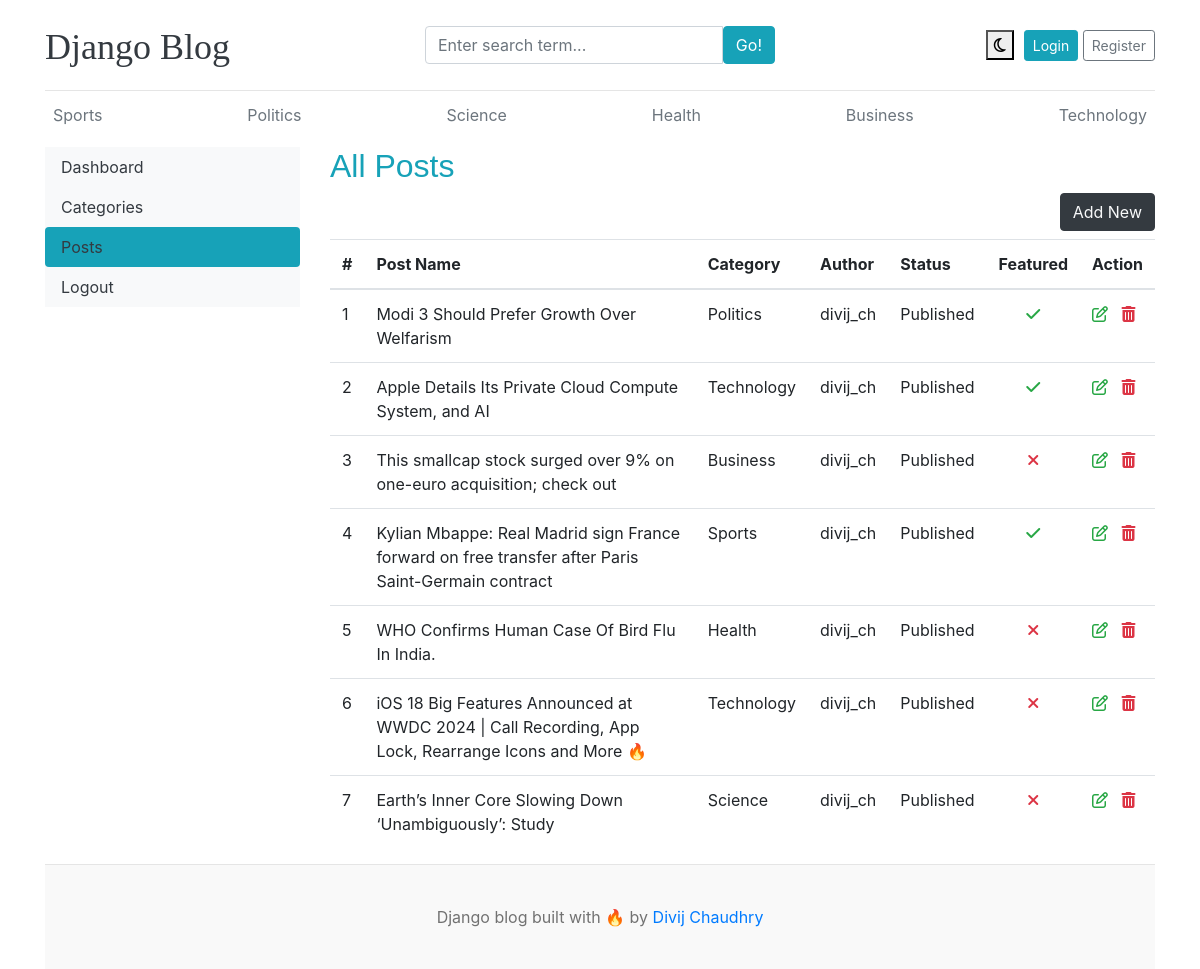
The app's page /dashboard/posts/ with its own data.
### blogs/models.py (models this page shows)
class Category(models.Model):
    category_name = models.CharField(max_length=100, unique=True)
    updated_at = models.DateTimeField(auto_now=True)
    created_at = models.DateTimeField(auto_now_add=True)
    class Meta:
        verbose_name_plural = 'categories'
    def __str__ (self):
        return self.category_name

class Blog(models.Model):
    title = models.CharField(max_length=100)
    slug = models.SlugField(max_length=100, unique=True, blank = True)
    category = models.ForeignKey(Category, on_delete=models.CASCADE)
    author = models.ForeignKey(User, on_delete=models.CASCADE)
    featured_image = models.ImageField(upload_to='uploads/%Y/%m/%d' )
    short_description = models.TextField(max_length=500)
    blog_body = models.TextField(max_length=5000)
    status = models.CharField(choices=STATUS_CHOICES, default="draft", max_length=20)
    is_featured = models.BooleanField(default=False)
    created_at = models.DateTimeField(auto_now_add=True)
    updated_at = models.DateTimeField(auto_now=True)
    def __str__ (self):
        return self.title

### dashboards/views.py (the view)
# urls.py: path('posts/', views.posts, name = 'posts'),
def posts(request):
    posts = Blog.objects.all()
    context = {
        'posts': posts
    }
    return render(request, 'dashboard/posts.html', context)

### blogs/context_processors.py (called while the page is built)
def get_categories(request):
    categories = Category.objects.all()
    about = About.objects.all()
    social = Social.objects.all()
    return dict(categories=categories, about=about, social=social)

### templates/dashboard/posts.html (shortened to what this page needs)
{% extends 'base.html' %}
{% block content %}
<div class="row">
    {% include 'dashboard/sidebar.html'%}
    <div class="col-md-9">
        <h2 class="text-info" style="font-family: Arial;">All Posts</h2>
        <a href="{% url 'add_post'%}" class="btn btn-dark text-light float-right mb-2">Add New</a>
        <table class="table table-hover">
            <thead>
              <tr>
                <th>#</th>
                <th>Post Name</th>
                <th>Category</th>
                <th>Author</th>
                <th>Status</th>
                <th>Featured</th>
                <th>Action</th>
              </tr>
            </thead>
            <tbody>
            {% for post in posts %}
              <tr>
                <td>{{forloop.counter}}</td>
                <td>{{post}}</td>
                <td>{{post.category}}</td>
                <td>{{post.author}}</td>
                <td>{{post.status}}</td>
                <td style="text-align: center;">
                    {% if post.is_featured %}
                      <i class="fa fa-check text-success"></i>
                    {% else %}
                      <i class="fa fa-times text-danger"></i>
                    {% endif %}
                  </td>
                <td>
                    <a href="{% url 'edit_post' post.id %}"><i class="fa fa-edit text-success"></i></a>
                   <a href="{% url 'delete_post' post.id%}"><i class="fa fa-trash text-danger"></i></a>
                </td>
              </tr>
            {%endfor%}
            </tbody>
          </table>
    </div>
</div>
{% endblock %}

### templates/base.html (shortened to what this page needs)
{% load static %}
<!DOCTYPE html>
<html lang="en">
<head>
    <link href="https://getbootstrap.com/docs/4.0/dist/css/bootstrap.min.css" rel="stylesheet">
    <link href="{% static 'css/blog.css' %}" rel="stylesheet">
    <link rel="stylesheet" href="https://cdnjs.cloudflare.com/ajax/libs/font-awesome/4.7.0/css/font-awesome.min.css">
    <link rel="stylesheet" href="{% static 'css/bootstrap.min.css' %}">
    <link rel="stylesheet" id="dark-mode-stylesheet" href="" disabled>
  </head>
<body>
    <div class="container">
      <header class="blog-header py-3">
        <div class="row flex-nowrap justify-content-between align-items-center">
          <div class="col-4 pt-1">
            <a class="blog-header-logo text-dark" href="/">Django Blog</a>
          </div>
          <div class="col-4">
            <form action="{% url 'search' %}" method="get">
              <div class="input-group">
                <input class="form-control" type="text" name="keyword" placeholder="Enter search term..." value="{{keyword}}"aria-label="Enter search term..." aria-describedby="button-search" />
                <button type="submit" class="btn btn-info" id="button-search" type="button">Go!</button>
            </div>
            </form>
          </div>
          <div class="col-4 d-flex justify-content-end align-items-center">
            <button id="darkModeButton" onclick="toggleDarkMode()" style="margin-right: 10px; border-radius: 0px;"><i id="darkModeIcon" class="fa fa-moon-o"></i></button>
            {%if not user.is_authenticated%}
            <a class="btn btn-sm btn-info" href="{%url 'login'%}">Login</a> &nbsp;
            <a class="btn btn-sm btn-outline-secondary" href="{%url 'register'%}">Register</a>
            {%else%}
            <a class="btn btn-sm btn-info"href="{% url 'dashboard' %}">Dashboard</a>
            &emsp;
            <a class="btn btn-sm btn-info" href="{% url 'logout'%}">Logout</a>
            {%endif%}
          </div>
        </div>
      </header>
      <div class="nav-scroller py-1 mb-2">
        <nav class="nav d-flex justify-content-between">
        {% for cat in categories %}
          <a class="p-2 text-muted" href="{%url 'posts_by_category' cat.id%}">{{cat.category_name}}</a>
        {% endfor %}
        </nav>
      </div>
{% block content %}
{% endblock %}
<footer class="blog-footer">
    <p>Django blog built with 🔥 by <a href="#">Divij Chaudhry</a></p>
  </footer>
  </body>
  </html>

### blog_main/static/css/blog.css (style rules this page uses)
.blog-header { border-bottom: 1px solid #e5e5e5; }
.blog-header-logo { font-family: "Playfair Display", Georgia, "Times New Roman", serif; font-size: 2.25rem; }
h1, h2, h3, h4, h5, h6 { font-family: "Playfair Display", Georgia, "Times New Roman", serif; }
.blog-footer { padding: 2.5rem 0; color: #727272; text-align: center; background-color: #f9f9f9; border-top: .05rem solid #e5e5e5; }
.blog-footer p:last-child { margin-bottom: 0; }

### records on screen
Category: category_name "Sports"
Category: category_name "Politics"
Category: category_name "Science"
Category: category_name "Health"
Category: category_name "Business"
Category: category_name "Technology"
Blog: title "Modi 3 Should Prefer Growth Over Welfarism", category "Politics", author "divij_ch", status "Published", is_featured True (drawn)
Blog: title "Apple Details Its Private Cloud Compute System, and AI", category "Technology", author "divij_ch", status "Published", is_featured True (drawn)
Blog: title "This smallcap stock surged over 9% on one-euro acquisition; check out", category "Business", author "divij_ch", status "Published", is_featured False (drawn)
Blog: title "Kylian Mbappe: Real Madrid sign France forward on free transfer after Paris Saint-Germain contract", category "Sports", author "divij_ch", status "Published", is_featured True (drawn)
Blog: title "WHO Confirms Human Case Of Bird Flu In India.", category "Health", author "divij_ch", status "Published", is_featured False (drawn)
Blog: title "iOS 18 Big Features Announced at WWDC 2024 | Call Recording, App Lock, Rearrange Icons and More 🔥", category "Technology", author "divij_ch", status "Published", is_featured False (drawn)
Blog: title "Earth’s Inner Core Slowing Down ‘Unambiguously’: Study", category "Science", author "divij_ch", status "Published", is_featured False (drawn)
